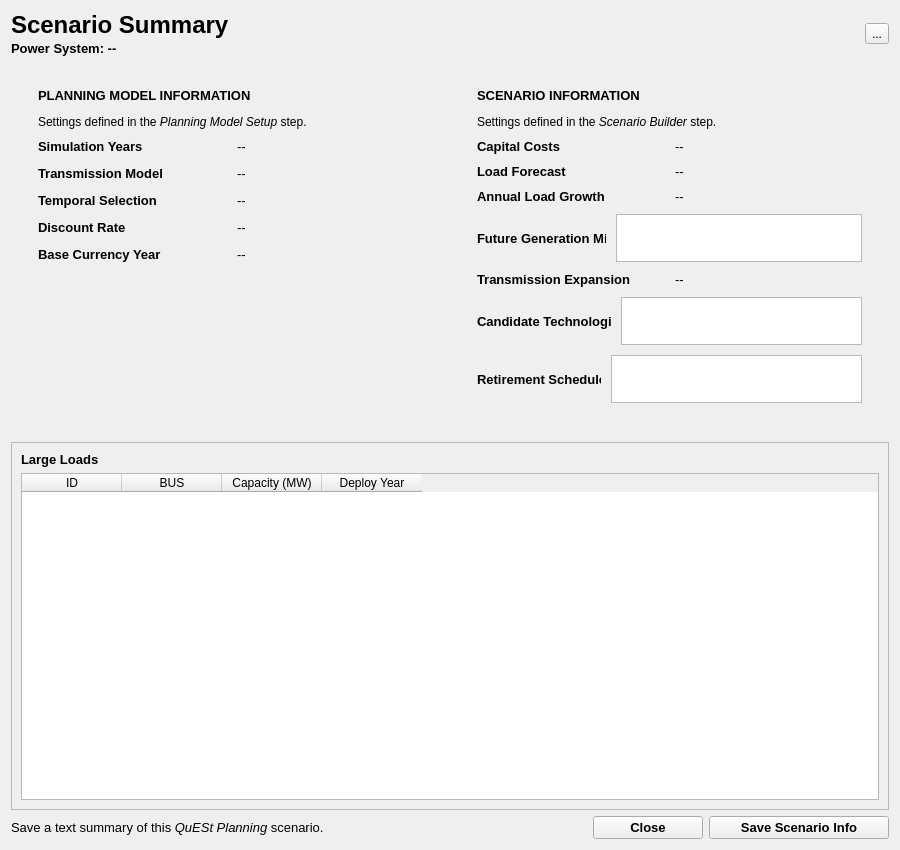
<?xml version="1.0" encoding="UTF-8"?>
<ui version="4.0">
 <class>ViewScenarioDialog</class>
 <widget class="QWidget" name="ViewScenarioDialog">
  <property name="geometry">
   <rect>
    <x>0</x>
    <y>0</y>
    <width>900</width>
    <height>850</height>
   </rect>
  </property>
  <property name="windowTitle">
   <string>Form</string>
  </property>
  <layout class="QVBoxLayout" name="verticalLayout">
   <item>
    <widget class="QFrame" name="frame_header">
     <property name="sizePolicy">
      <sizepolicy hsizetype="Preferred" vsizetype="Maximum">
       <horstretch>0</horstretch>
       <verstretch>0</verstretch>
      </sizepolicy>
     </property>
     <property name="maximumSize">
      <size>
       <width>16777215</width>
       <height>70</height>
      </size>
     </property>
     <property name="frameShape">
      <enum>QFrame::NoFrame</enum>
     </property>
     <property name="frameShadow">
      <enum>QFrame::Raised</enum>
     </property>
     <layout class="QHBoxLayout" name="horizontalLayout_header">
      <property name="leftMargin">
       <number>0</number>
      </property>
      <property name="topMargin">
       <number>0</number>
      </property>
      <property name="rightMargin">
       <number>0</number>
      </property>
      <property name="bottomMargin">
       <number>0</number>
      </property>
      <item>
       <layout class="QVBoxLayout" name="verticalLayout_header_text">
        <property name="spacing">
         <number>2</number>
        </property>
        <item>
         <widget class="QLabel" name="label_title">
          <property name="font">
           <font>
            <family>Segoe UI</family>
            <pointsize>18</pointsize>
            <weight>75</weight>
            <bold>true</bold>
           </font>
          </property>
          <property name="text">
           <string>Scenario Summary</string>
          </property>
          <property name="textRole" stdset="0">
           <string>heading</string>
          </property>
         </widget>
        </item>
        <item>
         <widget class="QLabel" name="system_name_label">
          <property name="font">
           <font>
            <family>Segoe UI</family>
            <pointsize>10</pointsize>
            <weight>75</weight>
            <bold>true</bold>
           </font>
          </property>
          <property name="text">
           <string>Power System: --</string>
          </property>
          <property name="textRole" stdset="0">
           <string>subtitle</string>
          </property>
         </widget>
        </item>
       </layout>
      </item>
      <item>
       <spacer name="horizontalSpacer_header">
        <property name="orientation">
         <enum>Qt::Horizontal</enum>
        </property>
        <property name="sizeType">
         <enum>QSizePolicy::Expanding</enum>
        </property>
        <property name="sizeHint" stdset="0">
         <size>
          <width>40</width>
          <height>20</height>
         </size>
        </property>
       </spacer>
      </item>
      <item>
       <widget class="QToolButton" name="toolButton_help">
        <property name="text">
         <string>...</string>
        </property>
        <property name="icon">
         <iconset resource="../../../resources.qrc">
          <normaloff>:/icon/images/icons/help_FILL0_wght200_GRAD0_opsz48.png</normaloff>:/icon/images/icons/help_FILL0_wght200_GRAD0_opsz48.png</iconset>
        </property>
        <property name="iconSize">
         <size>
          <width>24</width>
          <height>24</height>
         </size>
        </property>
       </widget>
      </item>
     </layout>
    </widget>
   </item>
   <item>
    <widget class="QFrame" name="frame_cards">
     <property name="frameShape">
      <enum>QFrame::NoFrame</enum>
     </property>
     <property name="frameShadow">
      <enum>QFrame::Raised</enum>
     </property>
     <layout class="QHBoxLayout" name="horizontalLayout_cards">
      <property name="spacing">
       <number>18</number>
      </property>
      <item>
       <widget class="QFrame" name="frame_planning_card">
        <property name="sizePolicy">
         <sizepolicy hsizetype="Expanding" vsizetype="Expanding">
          <horstretch>1</horstretch>
          <verstretch>0</verstretch>
         </sizepolicy>
        </property>
        <property name="frameShape">
         <enum>QFrame::NoFrame</enum>
        </property>
        <property name="frameShadow">
         <enum>QFrame::Raised</enum>
        </property>
        <property name="cardType" stdset="0">
         <string>card</string>
        </property>
        <layout class="QVBoxLayout" name="verticalLayout_planning">
         <property name="spacing">
          <number>10</number>
         </property>
         <property name="leftMargin">
          <number>18</number>
         </property>
         <property name="topMargin">
          <number>14</number>
         </property>
         <property name="rightMargin">
          <number>18</number>
         </property>
         <property name="bottomMargin">
          <number>14</number>
         </property>
         <item>
          <layout class="QHBoxLayout" name="horizontalLayout_planning_title">
           <property name="spacing">
            <number>8</number>
           </property>
           <item>
            <widget class="QLabel" name="label_planning_title">
             <property name="font">
              <font>
               <family>Segoe UI</family>
               <pointsize>10</pointsize>
               <weight>75</weight>
               <bold>true</bold>
              </font>
             </property>
             <property name="text">
              <string>PLANNING MODEL INFORMATION</string>
             </property>
             <property name="textRole" stdset="0">
              <string>section</string>
             </property>
            </widget>
           </item>
           <item>
            <spacer name="horizontalSpacer_planning_title">
             <property name="orientation">
              <enum>Qt::Horizontal</enum>
             </property>
             <property name="sizeType">
              <enum>QSizePolicy::Expanding</enum>
             </property>
             <property name="sizeHint" stdset="0">
              <size>
               <width>40</width>
               <height>20</height>
              </size>
             </property>
            </spacer>
           </item>
          </layout>
         </item>
         <item>
          <widget class="QLabel" name="label_planning_desc">
           <property name="font">
            <font>
             <family>Segoe UI</family>
             <pointsize>9</pointsize>
            </font>
           </property>
           <property name="text">
            <string>Settings defined in the &lt;i&gt;Planning Model Setup&lt;/i&gt; step.</string>
           </property>
           <property name="wordWrap">
            <bool>true</bool>
           </property>
           <property name="textRole" stdset="0">
            <string>caption</string>
           </property>
          </widget>
         </item>
         <item>
          <layout class="QVBoxLayout" name="verticalLayout_planning_rows">
           <property name="spacing">
            <number>12</number>
           </property>
           <item>
            <layout class="QHBoxLayout" name="horizontalLayout_sim_years">
             <item>
              <widget class="QLabel" name="label_sim_years">
               <property name="minimumSize">
                <size>
                 <width>120</width>
                 <height>0</height>
                </size>
               </property>
               <property name="font">
                <font>
                 <family>Segoe UI</family>
                 <pointsize>10</pointsize>
                 <weight>75</weight>
                 <bold>true</bold>
                </font>
               </property>
               <property name="text">
                <string>Simulation Years</string>
               </property>
               <property name="textRole" stdset="0">
                <string>section</string>
               </property>
              </widget>
             </item>
             <item>
              <widget class="QLabel" name="sim_years_value">
               <property name="font">
                <font>
                 <family>Segoe UI</family>
                 <pointsize>10</pointsize>
                </font>
               </property>
               <property name="text">
                <string>--</string>
               </property>
               <property name="wordWrap">
                <bool>true</bool>
               </property>
              </widget>
             </item>
            </layout>
           </item>
           <item>
            <layout class="QHBoxLayout" name="horizontalLayout_trans_model">
             <item>
              <widget class="QLabel" name="label_trans_model">
               <property name="minimumSize">
                <size>
                 <width>120</width>
                 <height>0</height>
                </size>
               </property>
               <property name="font">
                <font>
                 <family>Segoe UI</family>
                 <pointsize>10</pointsize>
                 <weight>75</weight>
                 <bold>true</bold>
                </font>
               </property>
               <property name="text">
                <string>Transmission Model</string>
               </property>
               <property name="textRole" stdset="0">
                <string>section</string>
               </property>
              </widget>
             </item>
             <item>
              <widget class="QLabel" name="trans_model_value">
               <property name="font">
                <font>
                 <family>Segoe UI</family>
                 <pointsize>10</pointsize>
                </font>
               </property>
               <property name="text">
                <string>--</string>
               </property>
               <property name="wordWrap">
                <bool>true</bool>
               </property>
              </widget>
             </item>
            </layout>
           </item>
           <item>
            <layout class="QHBoxLayout" name="horizontalLayout_temporal">
             <item>
              <widget class="QLabel" name="label_temporal">
               <property name="minimumSize">
                <size>
                 <width>120</width>
                 <height>0</height>
                </size>
               </property>
               <property name="font">
                <font>
                 <family>Segoe UI</family>
                 <pointsize>10</pointsize>
                 <weight>75</weight>
                 <bold>true</bold>
                </font>
               </property>
               <property name="text">
                <string>Temporal Selection</string>
               </property>
               <property name="textRole" stdset="0">
                <string>section</string>
               </property>
              </widget>
             </item>
             <item>
              <widget class="QLabel" name="temporal_value">
               <property name="font">
                <font>
                 <family>Segoe UI</family>
                 <pointsize>10</pointsize>
                </font>
               </property>
               <property name="text">
                <string>--</string>
               </property>
               <property name="wordWrap">
                <bool>true</bool>
               </property>
              </widget>
             </item>
            </layout>
           </item>
           <item>
            <layout class="QHBoxLayout" name="horizontalLayout_discount">
             <item>
              <widget class="QLabel" name="label_discount">
               <property name="minimumSize">
                <size>
                 <width>120</width>
                 <height>0</height>
                </size>
               </property>
               <property name="font">
                <font>
                 <family>Segoe UI</family>
                 <pointsize>10</pointsize>
                 <weight>75</weight>
                 <bold>true</bold>
                </font>
               </property>
               <property name="text">
                <string>Discount Rate</string>
               </property>
               <property name="textRole" stdset="0">
                <string>section</string>
               </property>
              </widget>
             </item>
             <item>
              <widget class="QLabel" name="discount_value">
               <property name="font">
                <font>
                 <family>Segoe UI</family>
                 <pointsize>10</pointsize>
                </font>
               </property>
               <property name="text">
                <string>--</string>
               </property>
               <property name="wordWrap">
                <bool>true</bool>
               </property>
              </widget>
             </item>
            </layout>
           </item>
           <item>
            <layout class="QHBoxLayout" name="horizontalLayout_base_currency">
             <item>
              <widget class="QLabel" name="label_base_currency">
               <property name="minimumSize">
                <size>
                 <width>120</width>
                 <height>0</height>
                </size>
               </property>
               <property name="font">
                <font>
                 <family>Segoe UI</family>
                 <pointsize>10</pointsize>
                 <weight>75</weight>
                 <bold>true</bold>
                </font>
               </property>
               <property name="text">
                <string>Base Currency Year</string>
               </property>
               <property name="textRole" stdset="0">
                <string>section</string>
               </property>
              </widget>
             </item>
             <item>
              <widget class="QLabel" name="base_currency_value">
               <property name="font">
                <font>
                 <family>Segoe UI</family>
                 <pointsize>10</pointsize>
                </font>
               </property>
               <property name="text">
                <string>--</string>
               </property>
               <property name="wordWrap">
                <bool>true</bool>
               </property>
              </widget>
             </item>
            </layout>
           </item>
          </layout>
         </item>
         <item>
          <spacer name="verticalSpacer_planning">
           <property name="orientation">
            <enum>Qt::Vertical</enum>
           </property>
           <property name="sizeHint" stdset="0">
            <size>
             <width>20</width>
             <height>10</height>
            </size>
           </property>
          </spacer>
         </item>
        </layout>
       </widget>
      </item>
      <item>
       <widget class="QFrame" name="frame_scenario_card">
        <property name="sizePolicy">
         <sizepolicy hsizetype="Expanding" vsizetype="Expanding">
          <horstretch>1</horstretch>
          <verstretch>0</verstretch>
         </sizepolicy>
        </property>
        <property name="frameShape">
         <enum>QFrame::NoFrame</enum>
        </property>
        <property name="frameShadow">
         <enum>QFrame::Raised</enum>
        </property>
        <property name="cardType" stdset="0">
         <string>card</string>
        </property>
        <layout class="QVBoxLayout" name="verticalLayout_scenario">
         <property name="spacing">
          <number>10</number>
         </property>
         <property name="leftMargin">
          <number>18</number>
         </property>
         <property name="topMargin">
          <number>14</number>
         </property>
         <property name="rightMargin">
          <number>18</number>
         </property>
         <property name="bottomMargin">
          <number>14</number>
         </property>
         <item>
          <layout class="QHBoxLayout" name="horizontalLayout_scenario_title">
           <property name="spacing">
            <number>8</number>
           </property>
           <item>
            <widget class="QLabel" name="label_scenario_title">
             <property name="font">
              <font>
               <family>Segoe UI</family>
               <pointsize>10</pointsize>
               <weight>75</weight>
               <bold>true</bold>
              </font>
             </property>
             <property name="text">
              <string>SCENARIO INFORMATION</string>
             </property>
             <property name="textRole" stdset="0">
              <string>section</string>
             </property>
            </widget>
           </item>
           <item>
            <spacer name="horizontalSpacer_scenario_title">
             <property name="orientation">
              <enum>Qt::Horizontal</enum>
             </property>
             <property name="sizeType">
              <enum>QSizePolicy::Expanding</enum>
             </property>
             <property name="sizeHint" stdset="0">
              <size>
               <width>40</width>
               <height>20</height>
              </size>
             </property>
            </spacer>
           </item>
          </layout>
         </item>
         <item>
          <widget class="QLabel" name="label_scenario_desc">
           <property name="font">
            <font>
             <family>Segoe UI</family>
             <pointsize>9</pointsize>
            </font>
           </property>
           <property name="text">
            <string>Settings defined in the &lt;i&gt;Scenario Builder&lt;/i&gt; step.</string>
           </property>
           <property name="wordWrap">
            <bool>true</bool>
           </property>
           <property name="textRole" stdset="0">
            <string>caption</string>
           </property>
          </widget>
         </item>
         <item>
          <layout class="QVBoxLayout" name="verticalLayout_scenario_rows">
           <property name="spacing">
            <number>10</number>
           </property>
           <item>
            <layout class="QHBoxLayout" name="horizontalLayout_capital_cost">
             <item>
              <widget class="QLabel" name="label_capital_cost">
               <property name="minimumSize">
                <size>
                 <width>120</width>
                 <height>0</height>
                </size>
               </property>
               <property name="font">
                <font>
                 <family>Segoe UI</family>
                 <pointsize>10</pointsize>
                 <weight>75</weight>
                 <bold>true</bold>
                </font>
               </property>
               <property name="text">
                <string>Capital Costs</string>
               </property>
               <property name="textRole" stdset="0">
                <string>section</string>
               </property>
              </widget>
             </item>
             <item>
              <widget class="QLabel" name="capital_cost_value">
               <property name="font">
                <font>
                 <family>Segoe UI</family>
                 <pointsize>10</pointsize>
                </font>
               </property>
               <property name="text">
                <string>--</string>
               </property>
               <property name="wordWrap">
                <bool>true</bool>
               </property>
              </widget>
             </item>
            </layout>
           </item>
           <item>
            <layout class="QHBoxLayout" name="horizontalLayout_load_forecast">
             <item>
              <widget class="QLabel" name="label_load_forecast">
               <property name="minimumSize">
                <size>
                 <width>120</width>
                 <height>0</height>
                </size>
               </property>
               <property name="font">
                <font>
                 <family>Segoe UI</family>
                 <pointsize>10</pointsize>
                 <weight>75</weight>
                 <bold>true</bold>
                </font>
               </property>
               <property name="text">
                <string>Load Forecast</string>
               </property>
               <property name="textRole" stdset="0">
                <string>section</string>
               </property>
              </widget>
             </item>
             <item>
              <widget class="QLabel" name="load_forecast_value">
               <property name="font">
                <font>
                 <family>Segoe UI</family>
                 <pointsize>10</pointsize>
                </font>
               </property>
               <property name="text">
                <string>--</string>
               </property>
               <property name="wordWrap">
                <bool>true</bool>
               </property>
              </widget>
             </item>
            </layout>
           </item>
           <item>
            <layout class="QHBoxLayout" name="horizontalLayout_load_growth">
             <item>
              <widget class="QLabel" name="label_load_growth">
               <property name="minimumSize">
                <size>
                 <width>120</width>
                 <height>0</height>
                </size>
               </property>
               <property name="font">
                <font>
                 <family>Segoe UI</family>
                 <pointsize>10</pointsize>
                 <weight>75</weight>
                 <bold>true</bold>
                </font>
               </property>
               <property name="text">
                <string>Annual Load Growth</string>
               </property>
               <property name="textRole" stdset="0">
                <string>section</string>
               </property>
              </widget>
             </item>
             <item>
              <widget class="QLabel" name="annual_load_growth_value">
               <property name="font">
                <font>
                 <family>Segoe UI</family>
                 <pointsize>10</pointsize>
                </font>
               </property>
               <property name="text">
                <string>--</string>
               </property>
               <property name="wordWrap">
                <bool>true</bool>
               </property>
              </widget>
             </item>
            </layout>
           </item>
           <item>
            <layout class="QHBoxLayout" name="horizontalLayout_rps">
             <item>
              <widget class="QLabel" name="label_rps">
               <property name="minimumSize">
                <size>
                 <width>120</width>
                 <height>0</height>
                </size>
               </property>
               <property name="font">
                <font>
                 <family>Segoe UI</family>
                 <pointsize>10</pointsize>
                 <weight>75</weight>
                 <bold>true</bold>
                </font>
               </property>
               <property name="text">
                <string>Future Generation Mix</string>
               </property>
               <property name="textRole" stdset="0">
                <string>section</string>
               </property>
              </widget>
             </item>
             <item>
              <widget class="QTextBrowser" name="rps_value">
               <property name="maximumSize">
                <size>
                 <width>16777215</width>
                 <height>48</height>
                </size>
               </property>
               <property name="font">
                <font>
                 <family>Segoe UI</family>
                 <pointsize>10</pointsize>
                </font>
               </property>
              </widget>
             </item>
            </layout>
           </item>
           <item>
            <layout class="QHBoxLayout" name="horizontalLayout_tx">
             <item>
              <widget class="QLabel" name="label_tx">
               <property name="minimumSize">
                <size>
                 <width>120</width>
                 <height>0</height>
                </size>
               </property>
               <property name="font">
                <font>
                 <family>Segoe UI</family>
                 <pointsize>10</pointsize>
                 <weight>75</weight>
                 <bold>true</bold>
                </font>
               </property>
               <property name="text">
                <string>Transmission Expansion</string>
               </property>
               <property name="textRole" stdset="0">
                <string>section</string>
               </property>
              </widget>
             </item>
             <item>
              <widget class="QLabel" name="transmission_expansion_value">
               <property name="font">
                <font>
                 <family>Segoe UI</family>
                 <pointsize>10</pointsize>
                </font>
               </property>
               <property name="text">
                <string>--</string>
               </property>
               <property name="wordWrap">
                <bool>true</bool>
               </property>
              </widget>
             </item>
            </layout>
           </item>
           <item>
            <layout class="QHBoxLayout" name="horizontalLayout_cand">
             <item>
              <widget class="QLabel" name="label_cand">
               <property name="minimumSize">
                <size>
                 <width>120</width>
                 <height>0</height>
                </size>
               </property>
               <property name="font">
                <font>
                 <family>Segoe UI</family>
                 <pointsize>10</pointsize>
                 <weight>75</weight>
                 <bold>true</bold>
                </font>
               </property>
               <property name="text">
                <string>Candidate Technologies</string>
               </property>
               <property name="textRole" stdset="0">
                <string>section</string>
               </property>
              </widget>
             </item>
             <item>
              <widget class="QTextBrowser" name="candidate_tech_value">
               <property name="maximumSize">
                <size>
                 <width>16777215</width>
                 <height>48</height>
                </size>
               </property>
               <property name="font">
                <font>
                 <family>Segoe UI</family>
                 <pointsize>10</pointsize>
                </font>
               </property>
              </widget>
             </item>
            </layout>
           </item>
           <item>
            <layout class="QHBoxLayout" name="horizontalLayout_retirement">
             <item>
              <widget class="QLabel" name="label_retirement">
               <property name="minimumSize">
                <size>
                 <width>120</width>
                 <height>0</height>
                </size>
               </property>
               <property name="font">
                <font>
                 <family>Segoe UI</family>
                 <pointsize>10</pointsize>
                 <weight>75</weight>
                 <bold>true</bold>
                </font>
               </property>
               <property name="text">
                <string>Retirement Schedule</string>
               </property>
               <property name="textRole" stdset="0">
                <string>section</string>
               </property>
              </widget>
             </item>
             <item>
              <widget class="QTextBrowser" name="retirement_value">
               <property name="maximumSize">
                <size>
                 <width>16777215</width>
                 <height>48</height>
                </size>
               </property>
               <property name="font">
                <font>
                 <family>Segoe UI</family>
                 <pointsize>10</pointsize>
                </font>
               </property>
              </widget>
             </item>
            </layout>
           </item>
          </layout>
         </item>
         <item>
          <spacer name="verticalSpacer_scenario">
           <property name="orientation">
            <enum>Qt::Vertical</enum>
           </property>
           <property name="sizeHint" stdset="0">
            <size>
             <width>20</width>
             <height>10</height>
            </size>
           </property>
          </spacer>
         </item>
        </layout>
       </widget>
      </item>
     </layout>
    </widget>
   </item>
   <item>
    <widget class="QFrame" name="frame_large_loads">
     <property name="frameShape"><enum>QFrame::StyledPanel</enum></property>
     <layout class="QVBoxLayout" name="verticalLayout_large_loads">
      <item>
       <widget class="QLabel" name="label_large_loads">
        <property name="text"><string>Large Loads</string></property>
        <property name="font"><font><family>Segoe UI</family><pointsize>10</pointsize><weight>75</weight><bold>true</bold></font></property>
       </widget>
      </item>
      <item>
       <widget class="QTableWidget" name="large_loads_table">
        <property name="minimumSize"><size><width>0</width><height>80</height></size></property>
        <column><property name="text"><string>ID</string></property></column>
        <column><property name="text"><string>BUS</string></property></column>
        <column><property name="text"><string>Capacity (MW)</string></property></column>
        <column><property name="text"><string>Deploy Year</string></property></column>
       </widget>
      </item>
     </layout>
    </widget>
   </item>
   <item>
    <widget class="QFrame" name="frame_footer">
     <property name="sizePolicy">
      <sizepolicy hsizetype="Preferred" vsizetype="Maximum">
       <horstretch>0</horstretch>
       <verstretch>0</verstretch>
      </sizepolicy>
     </property>
     <property name="maximumSize">
      <size>
       <width>16777215</width>
       <height>52</height>
      </size>
     </property>
     <property name="frameShape">
      <enum>QFrame::NoFrame</enum>
     </property>
     <property name="frameShadow">
      <enum>QFrame::Raised</enum>
     </property>
     <layout class="QHBoxLayout" name="horizontalLayout_footer">
      <property name="leftMargin">
       <number>0</number>
      </property>
      <property name="topMargin">
       <number>0</number>
      </property>
      <property name="rightMargin">
       <number>0</number>
      </property>
      <property name="bottomMargin">
       <number>0</number>
      </property>
      <item>
       <widget class="QLabel" name="label_save_hint">
        <property name="font">
         <font>
          <family>Segoe UI</family>
          <pointsize>10</pointsize>
         </font>
        </property>
        <property name="text">
         <string>Save a text summary of this &lt;i&gt;QuESt Planning&lt;/i&gt; scenario.</string>
        </property>
        <property name="textRole" stdset="0">
         <string>subtitle</string>
        </property>
       </widget>
      </item>
      <item>
       <spacer name="horizontalSpacer_footer">
        <property name="orientation">
         <enum>Qt::Horizontal</enum>
        </property>
        <property name="sizeType">
         <enum>QSizePolicy::Expanding</enum>
        </property>
        <property name="sizeHint" stdset="0">
         <size>
          <width>40</width>
          <height>20</height>
         </size>
        </property>
       </spacer>
      </item>
      <item>
       <widget class="QPushButton" name="close_button">
        <property name="sizePolicy">
         <sizepolicy hsizetype="Fixed" vsizetype="Fixed">
          <horstretch>0</horstretch>
          <verstretch>0</verstretch>
         </sizepolicy>
        </property>
        <property name="minimumSize">
         <size>
          <width>110</width>
          <height>0</height>
         </size>
        </property>
        <property name="font">
         <font>
          <family>Segoe UI</family>
          <pointsize>10</pointsize>
          <weight>75</weight>
          <bold>true</bold>
         </font>
        </property>
        <property name="text">
         <string>Close</string>
        </property>
       </widget>
      </item>
      <item>
       <widget class="QPushButton" name="save_scenario_button">
        <property name="sizePolicy">
         <sizepolicy hsizetype="Fixed" vsizetype="Fixed">
          <horstretch>0</horstretch>
          <verstretch>0</verstretch>
         </sizepolicy>
        </property>
        <property name="minimumSize">
         <size>
          <width>180</width>
          <height>0</height>
         </size>
        </property>
        <property name="font">
         <font>
          <family>Segoe UI</family>
          <pointsize>10</pointsize>
          <weight>75</weight>
          <bold>true</bold>
         </font>
        </property>
        <property name="text">
         <string>Save Scenario Info</string>
        </property>
        <property name="btnRole" stdset="0">
         <string>primary</string>
        </property>
       </widget>
      </item>
     </layout>
    </widget>
   </item>
  </layout>
 </widget>
 <resources>
  <include location="../../../resources.qrc"/>
 </resources>
 <connections/>
</ui>
